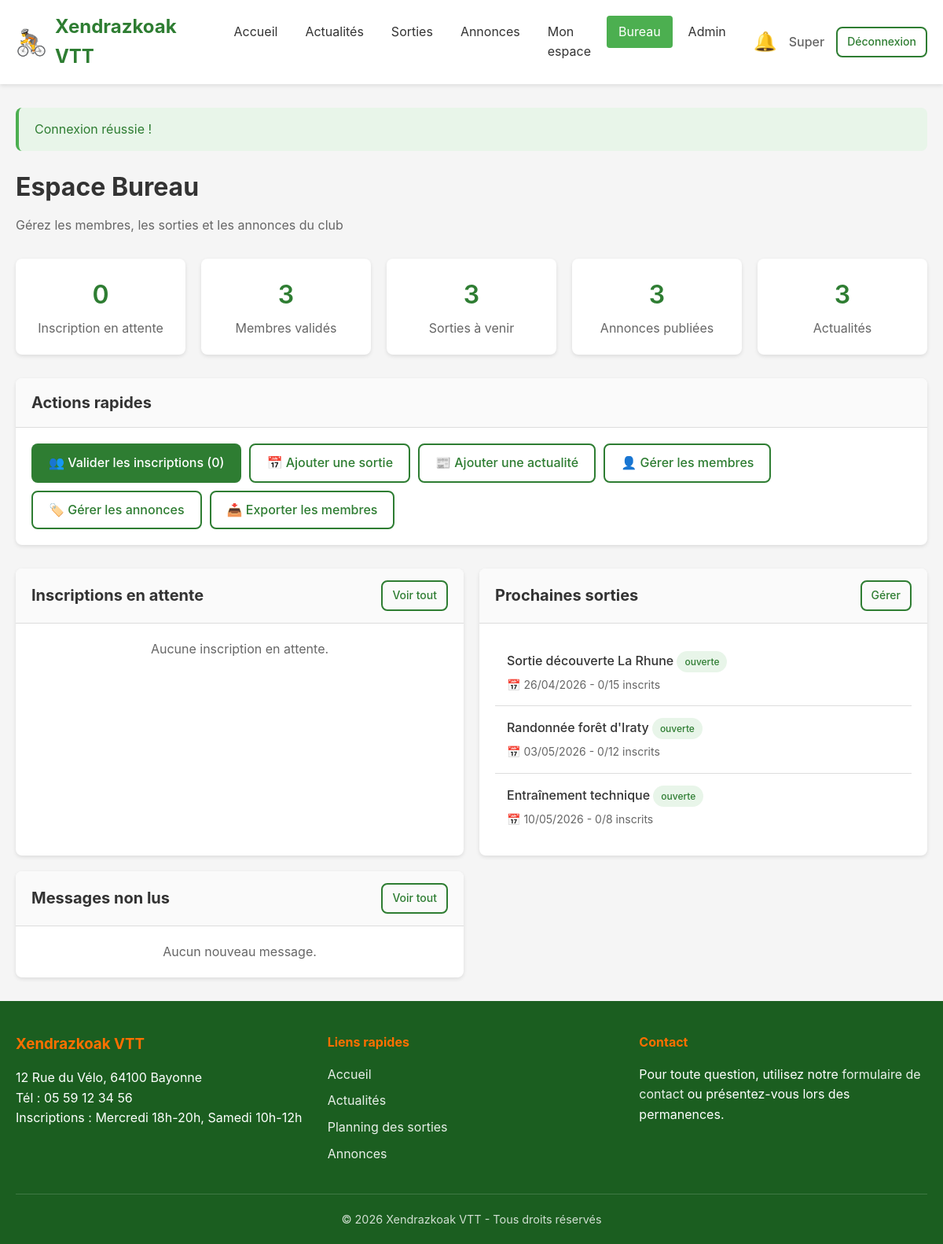
/bureau_dashboard.php (signed in), run on the app's committed database.
### tables this page shows
CREATE TABLE sorties (
    id INT AUTO_INCREMENT PRIMARY KEY,
    titre VARCHAR(255) NOT NULL,
    description TEXT DEFAULT NULL,
    date_sortie DATE NOT NULL,
    nombre_places INT NOT NULL DEFAULT 20,
    encadrants VARCHAR(500) DEFAULT NULL,
    accompagnateurs VARCHAR(500) DEFAULT NULL,
    statut ENUM('ouverte', 'complete', 'annulee', 'archivee') DEFAULT 'ouverte',
    created_by INT NOT NULL,
    created_at DATETIME DEFAULT CURRENT_TIMESTAMP,
    updated_at DATETIME DEFAULT CURRENT_TIMESTAMP ON UPDATE CURRENT_TIMESTAMP,
    FOREIGN KEY (created_by) REFERENCES users(id) ON DELETE CASCADE
);

CREATE TABLE club_infos (
    id INT AUTO_INCREMENT PRIMARY KEY,
    nom_club VARCHAR(200) NOT NULL,
    adresse TEXT NOT NULL,
    telephone VARCHAR(20) NOT NULL,
    jours_inscription VARCHAR(255) NOT NULL,
    youtube_url VARCHAR(500) DEFAULT NULL,
    updated_at DATETIME DEFAULT CURRENT_TIMESTAMP ON UPDATE CURRENT_TIMESTAMP
);

### db.php (called while the page is built, shortened)
<?php
function getDB() {
    static $pdo = null;
    if ($pdo !== null) {
        return $pdo;
    }
    try {
        $dsn = "mysql:host=" . DB_HOST . ";dbname=" . DB_NAME . ";charset=" . DB_CHARSET;
        $options = [
            PDO::ATTR_ERRMODE            => PDO::ERRMODE_EXCEPTION,
            PDO::ATTR_DEFAULT_FETCH_MODE => PDO::FETCH_ASSOC,
            PDO::ATTR_EMULATE_PREPARES   => false,
        ];
        $pdo = new PDO($dsn, DB_USER, DB_PASS, $options);
        return $pdo;
    } catch (PDOException $e) {
        if (DEBUG_MODE) {
            die("Erreur de connexion à la base de données : " . $e->getMessage());
        } else {
            die("Erreur de connexion à la base de données. Veuillez réessayer plus tard.");
        }
    }
}
function dbFetchAll($sql, $params = []) {
    $stmt = getDB()->prepare($sql);
    $stmt->execute($params);
    return $stmt->fetchAll();
}
function dbFetchOne($sql, $params = []) {
    $stmt = getDB()->prepare($sql);
    $stmt->execute($params);
    return $stmt->fetch();
}

### bureau_dashboard.php (the view, shortened to what this page needs)
<?php
$user = getCurrentUser();
$stats = [
    'inscriptions_en_attente' => dbFetchOne("SELECT COUNT(*) as c FROM users WHERE statut_compte = 'en_attente'")['c'],
    'membres_valides' => dbFetchOne("SELECT COUNT(*) as c FROM users WHERE statut_compte = 'valide'")['c'],
    'sorties_ouvertes' => dbFetchOne("SELECT COUNT(*) as c FROM sorties WHERE statut = 'ouverte' AND date_sortie >= CURDATE()")['c'],
    'annonces_publiees' => dbFetchOne("SELECT COUNT(*) as c FROM annonces WHERE statut = 'publiee'")['c'],
    'actualites_publiees' => dbFetchOne("SELECT COUNT(*) as c FROM actualites WHERE statut = 'publie'")['c'],
];
$inscriptionsEnAttente = dbFetchAll("
    SELECT * FROM users
    WHERE statut_compte = 'en_attente'
    ORDER BY created_at DESC
    LIMIT 5
");
$prochainesSorties = dbFetchAll("
    SELECT s.*,
           (SELECT COUNT(*) FROM sortie_inscriptions si WHERE si.sortie_id = s.id AND si.statut = 'inscrit') as nb_inscrits
    FROM sorties s
    WHERE s.date_sortie >= CURDATE()
    ORDER BY s.date_sortie ASC
    LIMIT 5
");
$messagesNonLus = dbFetchAll("
    SELECT m.*, u.nom, u.prenom
    FROM messages m
    JOIN users u ON m.sender_id = u.id
    WHERE m.receiver_id = ? AND m.is_read = 0
    ORDER BY m.created_at DESC
    LIMIT 5
", [$user['id']]);
require_once __DIR__ . '/header.php';
?>
<div class="page-header">
    <h1>Espace Bureau</h1>
    <p>Gérez les membres, les sorties et les annonces du club</p>
</div>
<div class="dashboard-stats">
    <div class="stat-card">
        <div class="stat-value <?php echo $stats['inscriptions_en_attente'] > 0 ? 'text-warning' : ''; ?>">
            <?php echo $stats['inscriptions_en_attente']; ?>
        </div>
        <div class="stat-label">Inscription<?php echo $stats['inscriptions_en_attente'] > 1 ? 's' : ''; ?> en attente</div>
    </div>
    <div class="stat-card">
        <div class="stat-value"><?php echo $stats['membres_valides']; ?></div>
        <div class="stat-label">Membres validés</div>
    </div>
    <div class="stat-card">
        <div class="stat-value"><?php echo $stats['sorties_ouvertes']; ?></div>
        <div class="stat-label">Sorties à venir</div>
    </div>
    <div class="stat-card">
        <div class="stat-value"><?php echo $stats['annonces_publiees']; ?></div>
        <div class="stat-label">Annonces publiées</div>
    </div>
    <div class="stat-card">
        <div class="stat-value"><?php echo $stats['actualites_publiees']; ?></div>
        <div class="stat-label">Actualités</div>
    </div>
</div>
<div class="card mb-3">
    <div class="card-header">
        <h3>Actions rapides</h3>
    </div>
    <div class="card-body">
        <div class="flex gap-1" style="flex-wrap: wrap;">
            <a href="manage_users.php?statut=en_attente" class="btn btn-primary">
                👥 Valider les inscriptions (<?php echo $stats['inscriptions_en_attente']; ?>)
            </a>
            <a href="manage_sorties.php?action=add" class="btn btn-outline">📅 Ajouter une sortie</a>
            <a href="manage_actualites.php?action=add" class="btn btn-outline">📰 Ajouter une actualité</a>
            <a href="manage_users.php" class="btn btn-outline">👤 Gérer les membres</a>
            <a href="manage_annonces.php" class="btn btn-outline">🏷️ Gérer les annonces</a>
            <a href="export_membres.php" class="btn btn-outline">📥 Exporter les membres</a>
        </div>
    </div>
</div>
<div class="dashboard-grid">
    <div class="card">
        <div class="card-header flex flex-between items-center">
            <h3>Inscriptions en attente</h3>
            <a href="manage_users.php?statut=en_attente" class="btn btn-sm btn-outline">Voir tout</a>
        </div>
        <div class="card-body">
            <?php if (empty($inscriptionsEnAttente)): ?>
                <p class="text-muted text-center">Aucune inscription en attente.</p>
            <?php endif; ?>
        </div>
    </div>
    <div class="card">
        <div class="card-header flex flex-between items-center">
            <h3>Prochaines sorties</h3>
            <a href="manage_sorties.php" class="btn btn-sm btn-outline">Gérer</a>
        </div>
        <div class="card-body">
            <?php if (empty($prochainesSorties)): ?>
                <p class="text-muted text-center">Aucune sortie prévue.</p>
            <?php else: ?>
                <ul class="notification-list">
                    <?php foreach ($prochainesSorties as $sortie): ?>
                        <li class="notification-item">
                            <div class="notification-content">
                                <div class="notification-title">
                                    <?php echo escape($sortie['titre']); ?>
                                    <span class="badge badge-<?php echo $sortie['statut'] === 'ouverte' ? 'success' : 'info'; ?>">
                                        <?php echo $sortie['statut']; ?>
                                    </span>
                                </div>
                                <div class="notification-time">
                                    📅 <?php echo formatDate($sortie['date_sortie']); ?> -
                                    <?php echo $sortie['nb_inscrits']; ?>/<?php echo $sortie['nombre_places']; ?> inscrits
                                </div>
                            </div>
                        </li>
                    <?php endforeach; ?>
                </ul>
            <?php endif; ?>
        </div>
    </div>
    <div class="card">
        <div class="card-header flex flex-between items-center">
            <h3>Messages non lus</h3>
            <a href="messages.php" class="btn btn-sm btn-outline">Voir tout</a>
        </div>
        <div class="card-body">
            <?php if (empty($messagesNonLus)): ?>
                <p class="text-muted text-center">Aucun nouveau message.</p>
            <?php endif; ?>
        </div>
    </div>
</div>
<?php require_once __DIR__ . '/footer.php'; ?>

### footer.php (shortened to what this page needs)
        </div>
    </main>
    <footer class="main-footer">
        <div class="container">
            <div class="footer-content">
                <div class="footer-info">
                    <h3><?php echo SITE_NAME; ?></h3>
                    <?php if ($clubInfo): ?>
                        <p><?php echo escape($clubInfo['adresse']); ?></p>
                        <p>Tél : <?php echo escape($clubInfo['telephone']); ?></p>
                        <p>Inscriptions : <?php echo escape($clubInfo['jours_inscription']); ?></p>
                    <?php endif; ?>
                </div>
                <div class="footer-links">
                    <h4>Liens rapides</h4>
                    <ul>
                        <li><a href="index.php">Accueil</a></li>
                        <li><a href="actualites.php">Actualités</a></li>
                        <li><a href="sorties.php">Planning des sorties</a></li>
                        <li><a href="annonces.php">Annonces</a></li>
                    </ul>
                </div>
                <div class="footer-contact">
                    <h4>Contact</h4>
                    <p>Pour toute question, utilisez notre <a href="messages.php">formulaire de contact</a> ou présentez-vous lors des permanences.</p>
                </div>
            </div>
            <div class="footer-bottom">
                <p>&copy; <?php echo date('Y'); ?> <?php echo SITE_NAME; ?> - Tous droits réservés</p>
            </div>
        </div>
    </footer>
</body>
</html>

### css/style.css (style rules this page uses)
*, *::before, *::after { box-sizing: border-box; margin: 0; padding: 0; }
:root { --primary-color: #2e7d32; --primary-dark: #1b5e20; --primary-light: #4caf50; --secondary-color: #ff6f00; --secondary-dark: #e65100; --text-color: #333; --text-light: #666; --bg-color: #f5f5f5; --white: #fff; --border-color: #ddd; --success-color: #4caf50; --error-color: #f44336; --warning-color: #ff9800; --info-color: #2196f3; --shadow: 0 2px 5px rgba(0,0,0,0.1); --shadow-lg: 0 5px 15px rgba(0,0,0,0.15); --radius: 8px; --radius-sm: 4px; }
body { font-family: -apple-system, BlinkMacSystemFont, 'Segoe UI', Roboto, Oxygen, Ubuntu, sans-serif; font-size: 16px; line-height: 1.6; color: var(--text-color); background-color: var(--bg-color); min-height: 100vh; display: flex; flex-direction: column; }
a { color: var(--primary-color); text-decoration: none; }
.container { width: 100%; max-width: 1200px; margin: 0 auto; padding: 0 20px; }
.main-footer { background: var(--primary-dark); color: var(--white); padding: 40px 0 20px; margin-top: auto; }
.footer-content { display: grid; grid-template-columns: repeat(auto-fit, minmax(250px, 1fr)); gap: 30px; margin-bottom: 30px; }
.footer-info h3, .footer-links h4, .footer-contact h4 { margin-bottom: 15px; color: var(--secondary-color); }
.footer-links ul { list-style: none; }
.footer-links li { margin-bottom: 8px; }
.footer-links a, .footer-contact a { color: var(--white); opacity: 0.9; }
.footer-bottom { text-align: center; padding-top: 20px; border-top: 1px solid rgba(255,255,255,0.2); font-size: 0.9rem; opacity: 0.8; }
.btn { display: inline-block; padding: 10px 20px; font-size: 1rem; font-weight: 500; text-align: center; border: 2px solid transparent; border-radius: var(--radius); cursor: pointer; transition: all 0.2s; }
.btn-primary { background: var(--primary-color); color: var(--white); }
.btn-outline { background: transparent; border-color: var(--primary-color); color: var(--primary-color); }
.btn-sm { padding: 6px 12px; font-size: 0.875rem; }
.card { background: var(--white); border-radius: var(--radius); box-shadow: var(--shadow); overflow: hidden; }
.card-header { padding: 15px 20px; border-bottom: 1px solid var(--border-color); background: #fafafa; }
.card-header h2, .card-header h3 { margin: 0; font-size: 1.25rem; }
.card-body { padding: 20px; }
.badge { display: inline-block; padding: 4px 10px; font-size: 0.75rem; font-weight: 500; border-radius: 20px; }
.badge-success { background: #e8f5e9; color: #2e7d32; }
.page-header { margin-bottom: 30px; }
.page-header h1 { font-size: 2rem; margin-bottom: 10px; }
.page-header p { color: var(--text-light); }
.dashboard-stats { display: grid; grid-template-columns: repeat(auto-fit, minmax(200px, 1fr)); gap: 20px; margin-bottom: 30px; }
.stat-card { background: var(--white); padding: 20px; border-radius: var(--radius); box-shadow: var(--shadow); text-align: center; }
.stat-card .stat-value { font-size: 2rem; font-weight: 600; color: var(--primary-color); }
.stat-card .stat-label { color: var(--text-light); margin-top: 5px; }
.dashboard-grid { display: grid; grid-template-columns: repeat(auto-fit, minmax(400px, 1fr)); gap: 20px; }
.notification-list { list-style: none; }
.notification-item { padding: 15px; border-bottom: 1px solid var(--border-color); display: flex; gap: 15px; }
.notification-item:last-child { border-bottom: none; }
.notification-item .notification-content { flex: 1; }
.notification-item .notification-title { font-weight: 500; margin-bottom: 5px; }
.notification-item .notification-time { font-size: 0.875rem; color: var(--text-light); }
.text-center { text-align: center; }
.text-muted { color: var(--text-light); }
.mb-3 { margin-bottom: 30px; }
.flex { display: flex; }
.flex-between { justify-content: space-between; }
.items-center { align-items: center; }
.gap-1 { gap: 10px; }

### data on the page
sorties: id "3", titre "Entraînement technique", statut "ouverte", date_sortie "10/05/2026", nb_inscrits "0", nombre_places "8"
sorties: titre "Sortie découverte La Rhune", statut "ouverte", date_sortie "26/04/2026", nb_inscrits "0", nombre_places "15"
sorties: titre "Randonnée forêt d'Iraty", statut "ouverte", date_sortie "03/05/2026", nb_inscrits "0", nombre_places "12"
club_infos: adresse "12 Rue du Vélo, 64100 Bayonne", telephone "05 59 12 34 56", jours_inscription "Mercredi 18h-20h, Samedi 10h-12h"

### other printed values
SITE_NAME "Xendrazkoak VTT"
$currentUser['prenom'] "Super"
$flash['message'] "Connexion réussie !"
$stats['inscriptions_en_attente'] "0"
